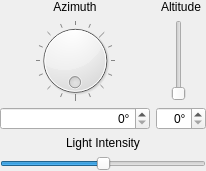
<?xml version="1.0" encoding="UTF-8"?>
<ui version="4.0">
 <class>ReosLightWidget</class>
 <widget class="QWidget" name="ReosLightWidget">
  <property name="geometry">
   <rect>
    <x>0</x>
    <y>0</y>
    <width>206</width>
    <height>171</height>
   </rect>
  </property>
  <property name="windowTitle">
   <string>Form</string>
  </property>
  <layout class="QVBoxLayout" name="verticalLayout_3">
   <property name="leftMargin">
    <number>0</number>
   </property>
   <property name="topMargin">
    <number>0</number>
   </property>
   <property name="rightMargin">
    <number>0</number>
   </property>
   <property name="bottomMargin">
    <number>0</number>
   </property>
   <item>
    <layout class="QHBoxLayout" name="horizontalLayout_2" stretch="1,0">
     <property name="rightMargin">
      <number>0</number>
     </property>
     <item>
      <layout class="QVBoxLayout" name="verticalLayout">
       <item>
        <widget class="QLabel" name="label">
         <property name="text">
          <string>Azimuth</string>
         </property>
         <property name="alignment">
          <set>Qt::AlignCenter</set>
         </property>
        </widget>
       </item>
       <item>
        <widget class="QDial" name="mDialAzimuth">
         <property name="maximum">
          <number>359</number>
         </property>
         <property name="wrapping">
          <bool>true</bool>
         </property>
         <property name="notchTarget">
          <double>22.500000000000000</double>
         </property>
         <property name="notchesVisible">
          <bool>true</bool>
         </property>
        </widget>
       </item>
       <item>
        <widget class="QSpinBox" name="mSpinBoxAzimuth">
         <property name="alignment">
          <set>Qt::AlignRight|Qt::AlignTrailing|Qt::AlignVCenter</set>
         </property>
         <property name="suffix">
          <string>°</string>
         </property>
         <property name="maximum">
          <number>359</number>
         </property>
        </widget>
       </item>
      </layout>
     </item>
     <item>
      <layout class="QVBoxLayout" name="verticalLayout_2">
       <item>
        <widget class="QLabel" name="label_2">
         <property name="text">
          <string>Altitude</string>
         </property>
         <property name="alignment">
          <set>Qt::AlignCenter</set>
         </property>
        </widget>
       </item>
       <item>
        <layout class="QHBoxLayout" name="horizontalLayout">
         <item>
          <spacer name="horizontalSpacer">
           <property name="orientation">
            <enum>Qt::Horizontal</enum>
           </property>
           <property name="sizeHint" stdset="0">
            <size>
             <width>15</width>
             <height>15</height>
            </size>
           </property>
          </spacer>
         </item>
         <item>
          <widget class="QSlider" name="mSliderAltitude">
           <property name="orientation">
            <enum>Qt::Vertical</enum>
           </property>
          </widget>
         </item>
         <item>
          <spacer name="horizontalSpacer_2">
           <property name="orientation">
            <enum>Qt::Horizontal</enum>
           </property>
           <property name="sizeHint" stdset="0">
            <size>
             <width>20</width>
             <height>20</height>
            </size>
           </property>
          </spacer>
         </item>
        </layout>
       </item>
       <item>
        <widget class="QSpinBox" name="mSpinBoxAltitude">
         <property name="alignment">
          <set>Qt::AlignRight|Qt::AlignTrailing|Qt::AlignVCenter</set>
         </property>
         <property name="suffix">
          <string>°</string>
         </property>
         <property name="maximum">
          <number>90</number>
         </property>
        </widget>
       </item>
      </layout>
     </item>
    </layout>
   </item>
   <item>
    <layout class="QVBoxLayout" name="verticalLayout_4">
     <property name="topMargin">
      <number>0</number>
     </property>
     <item>
      <widget class="QLabel" name="label_3">
       <property name="text">
        <string>Light Intensity</string>
       </property>
       <property name="alignment">
        <set>Qt::AlignCenter</set>
       </property>
      </widget>
     </item>
     <item>
      <widget class="QSlider" name="mIntensitySlider">
       <property name="maximum">
        <number>200</number>
       </property>
       <property name="singleStep">
        <number>10</number>
       </property>
       <property name="value">
        <number>100</number>
       </property>
       <property name="orientation">
        <enum>Qt::Horizontal</enum>
       </property>
      </widget>
     </item>
    </layout>
   </item>
  </layout>
 </widget>
 <resources/>
 <connections/>
</ui>
